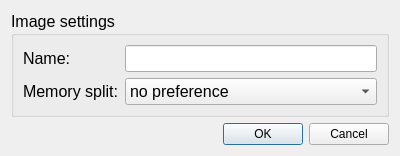
<?xml version="1.0" encoding="UTF-8"?>
<ui version="4.0">
 <class>EditDialog</class>
 <widget class="QDialog" name="EditDialog">
  <property name="geometry">
   <rect>
    <x>0</x>
    <y>0</y>
    <width>400</width>
    <height>155</height>
   </rect>
  </property>
  <property name="windowTitle">
   <string>Image properties</string>
  </property>
  <layout class="QVBoxLayout" name="verticalLayout">
   <item>
    <widget class="QGroupBox" name="groupBox">
     <property name="font">
      <font>
       <pointsize>12</pointsize>
      </font>
     </property>
     <property name="title">
      <string>Image settings</string>
     </property>
     <layout class="QFormLayout" name="formLayout">
      <item row="0" column="0">
       <widget class="QLabel" name="label">
        <property name="text">
         <string>Name:</string>
        </property>
       </widget>
      </item>
      <item row="0" column="1">
       <widget class="QLineEdit" name="nameEdit"/>
      </item>
      <item row="1" column="0">
       <widget class="QLabel" name="label_2">
        <property name="text">
         <string>Memory split:</string>
        </property>
       </widget>
      </item>
      <item row="1" column="1">
       <widget class="QComboBox" name="memsplitCombo">
        <item>
         <property name="text">
          <string>no preference</string>
         </property>
        </item>
        <item>
         <property name="text">
          <string>128 MB</string>
         </property>
        </item>
        <item>
         <property name="text">
          <string>192 MB</string>
         </property>
        </item>
        <item>
         <property name="text">
          <string>224 MB</string>
         </property>
        </item>
        <item>
         <property name="text">
          <string>240 MB</string>
         </property>
        </item>
       </widget>
      </item>
     </layout>
    </widget>
   </item>
   <item>
    <widget class="QDialogButtonBox" name="buttonBox">
     <property name="orientation">
      <enum>Qt::Horizontal</enum>
     </property>
     <property name="standardButtons">
      <set>QDialogButtonBox::Cancel|QDialogButtonBox::Ok</set>
     </property>
    </widget>
   </item>
  </layout>
 </widget>
 <resources/>
 <connections>
  <connection>
   <sender>buttonBox</sender>
   <signal>accepted()</signal>
   <receiver>EditDialog</receiver>
   <slot>accept()</slot>
   <hints>
    <hint type="sourcelabel">
     <x>248</x>
     <y>254</y>
    </hint>
    <hint type="destinationlabel">
     <x>157</x>
     <y>274</y>
    </hint>
   </hints>
  </connection>
  <connection>
   <sender>buttonBox</sender>
   <signal>rejected()</signal>
   <receiver>EditDialog</receiver>
   <slot>reject()</slot>
   <hints>
    <hint type="sourcelabel">
     <x>316</x>
     <y>260</y>
    </hint>
    <hint type="destinationlabel">
     <x>286</x>
     <y>274</y>
    </hint>
   </hints>
  </connection>
 </connections>
</ui>
